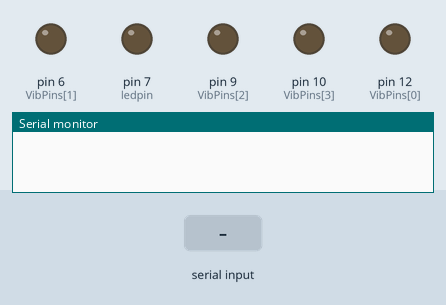
Bench run of a sketch on a simulated Arduino Leonardo, built with avr-gcc and run on an emulated ATmega32U4. On the bench: output pins drawn as LEDs (lit = HIGH), the last lines printed to the serial monitor. Dashed ring = blinking. The inputs (shaded band) are chosen by the test bench.

Above: at 4.9 s.
5.0 s: "1\n" received over Serial
At 5.4 s:
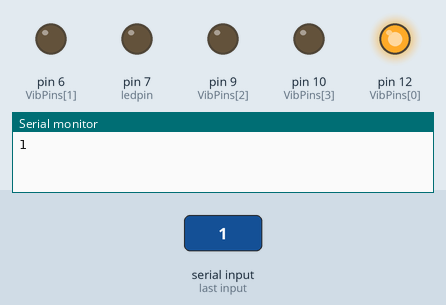
6.5 s: "2\n" received over Serial
At 9.4 s:
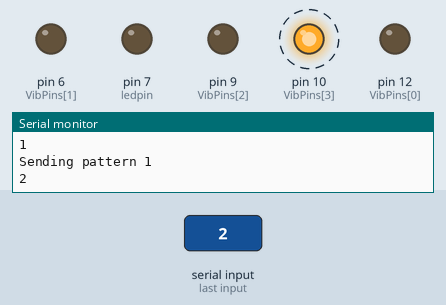
9.5 s: "3\n" received over Serial
At 12.8 s:
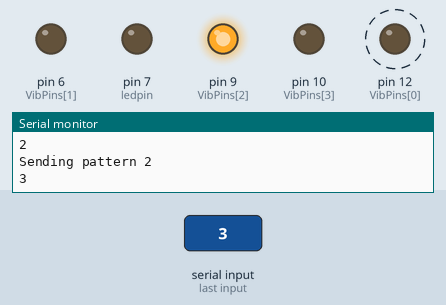
Timing chart, 0 to 16.1 s (numbered marks = the images above; inputs shaded):
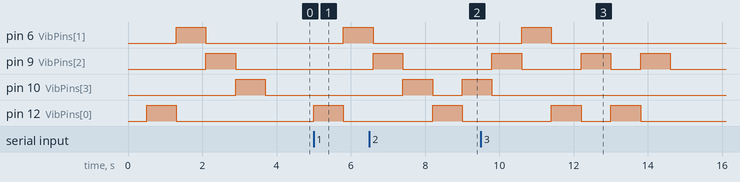

The sketch:

armband_noble.ino
```cpp
#include "armband.h"

//
// For printing errors
//
void error(const __FlashStringHelper*err) {
  Serial.println(err);
  while (1);
}

//
// Setup, to be run only once at beginning of program
//
void setup() {
  pinMode(VibPins[0],OUTPUT);
  pinMode(VibPins[1],OUTPUT);
  pinMode(VibPins[2],OUTPUT);
  pinMode(VibPins[3],OUTPUT);
  pinMode(ledpin,OUTPUT);


  //while (!Serial);  // required for Flora & Micro
  delay(500);
  Serial.begin(19200);
  sendPattern(1);
}

void loop() {
  // put your main code here, to run repeatedly:
  static char  stringIn[17];  // Enough space for 16 characters
  static char  *pStringIn; // Used for taking
  static int   compInput = 0;

  //
  // Controller variable storage
  //
  pStringIn = stringIn;
  while (Serial.available())
  {
    noInterrupts();
    *pStringIn++ = Serial.read();
    interrupts();
  }

  //
  // Take action based on input from PC
  //
  if (pStringIn > stringIn)
  {
        compInput = atoi(stringIn);
        Serial.println(compInput);
  }

   if (compInput == 1)
   {
     sendPattern(1);
     Serial.println(F("Sending pattern 1"));
   }
   if (compInput == 2)
   {
     sendPattern(2);
     Serial.println(F("Sending pattern 2"));
   }
   if (compInput == 3)
   {
     sendPattern(3);
     Serial.println(F("Sending pattern 3"));
   }
   if (compInput == 4)
   {
     sendPattern(4);
     Serial.println(F("Sending pattern 4"));
   }
   memset(stringIn, '\0',sizeof(compInput));
   compInput = 0;
}

//
// Send patterns to vibrators
// Pattern 1: buzz consecutively each 0-3 for 0.5 sec
// Pattern 2: buzz consecutively each 3-0 for 0.5 sec
// Pattern 3: buzz #0 and #2 alternating twice
// Pattern 4: buzz #1 and #3 alternating twice
void sendPattern(int pattern){
  if (pattern == 1)
  {
    digitalWrite(VibPins[0],HIGH);
    delay(800); // delay for 0.5 sec
    digitalWrite(VibPins[0],LOW);
    digitalWrite(VibPins[1],HIGH);
    delay(800); // delay for 0.5 sec
    digitalWrite(VibPins[1],LOW);
    digitalWrite(VibPins[2],HIGH);
    delay(800); // delay for 0.5 sec
    digitalWrite(VibPins[2],LOW);
    digitalWrite(VibPins[3],HIGH);
    delay(800); // delay for 0.5 sec
    digitalWrite(VibPins[3],LOW);
  }
  if (pattern == 2)
  {
    digitalWrite(VibPins[0],HIGH);
    delay(800); // delay for 0.5 sec
    digitalWrite(VibPins[0],LOW);
    digitalWrite(VibPins[3],HIGH);
    delay(800); // delay for 0.5 sec
    digitalWrite(VibPins[3],LOW);
    digitalWrite(VibPins[2],HIGH);
    delay(800); // delay for 0.5 sec
    digitalWrite(VibPins[2],LOW);
    digitalWrite(VibPins[1],HIGH);
    delay(800); // delay for 0.5 sec
    digitalWrite(VibPins[1],LOW);
  }

  if (pattern == 3)
  {
    digitalWrite(VibPins[0],HIGH);
    delay(800); // delay for 0.5 sec
    digitalWrite(VibPins[0],LOW);
    digitalWrite(VibPins[2],HIGH);
    delay(800); // delay for 0.5 sec
    digitalWrite(VibPins[2],LOW);
    digitalWrite(VibPins[0],HIGH);
    delay(800); // delay for 0.5 sec
    digitalWrite(VibPins[0],LOW);
    digitalWrite(VibPins[2],HIGH);
    delay(800); // delay for 0.5 sec
    digitalWrite(VibPins[2],LOW);
  }

  if (pattern == 4)
  {
    digitalWrite(VibPins[1],HIGH);
    delay(800); // delay for 0.5 sec
    digitalWrite(VibPins[1],LOW);
    digitalWrite(VibPins[3],HIGH);
    delay(800); // delay for 0.5 sec
    digitalWrite(VibPins[3],LOW);
    digitalWrite(VibPins[1],HIGH);
    delay(800); // delay for 0.5 sec
    digitalWrite(VibPins[1],LOW);
    digitalWrite(VibPins[3],HIGH);
    delay(800); // delay for 0.5 sec
    digitalWrite(VibPins[3],LOW);
  }
}
```

armband.h
```cpp
//-----------------------------------------------------------------------------
//
// FILE:        armband.h
// DESCRIPTION: Main header file for arduino (Flora) armband with BLE connection
//
//-----------------------------------------------------------------------------
//

#ifndef __ARMBAND_H__
#define __ARMBAND_H__

//const int NumVibrators = 4;
const int VibPins[] = {12,6,9,10,3,2};
const int ledpin = 7;

void sendPattern(int pattern);

#endif // __ARMBAND_H__
```

Measured:
- after the input at 5.0 s, pin 6 (VibPins[1]): LOW → HIGH after 0.80 s; pin 12 (VibPins[0]): LOW → HIGH at once, → LOW 0.80 s later
- after the input at 6.5 s, pin 12 (VibPins[0]): LOW → HIGH after 1.7 s, → LOW 0.80 s later
- after the input at 9.5 s, pin 12 (VibPins[0]): alternates HIGH for 0.80 s and LOW for 0.80 s, 4 changes in all, then stays LOW, starting after 1.9 s
